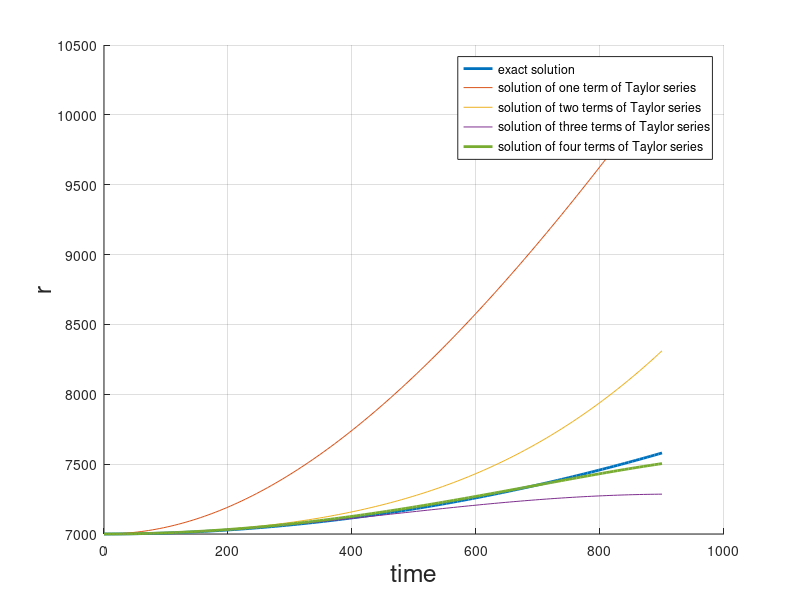
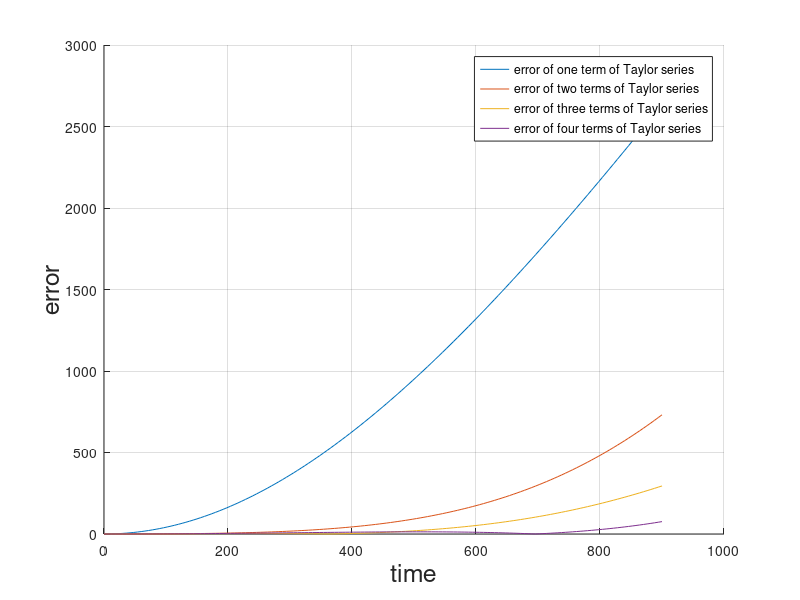

Write the MATLAB code that produced these figures, in order.
% this program is used for showing a satalite about the earth by lagrange apprach
close all; clear all; clc;
%% constants
mu=398600;
%% Intial condition
R{1}(1,:)=[7000,0,0];
V{1}(1,:)=[0,8.2663,0];
%% solution parameter
final=900;   % final time of soution
step=6;            % time step
%% exact solution
theta=linspace(0,0.3181*pi,length(0:step:final));
r_ex=334824e4/mu./(1+0.2*cos(theta));
%% solution by first term of lagrange apprach
tl1=0;
for l1=1:length(0:step:final)
    Rl1(l1,1:3)=R{1}(1,:)+V{1}(1,:)*tl1;
    tl1=tl1+step;
end
%% solution by two terms of lagrange apprach
tl2=0;
for l2=1:length(0:step:final)
    Rl2(l2,1:3)=R{1}(1,:)+V{1}(1,:)*tl2+(-mu/(norm(R{1}(1,:)))^3*R{1}(1,:))*tl2^2/2;
    tl2=tl2+step;
end
%% solution by three terms of lagrange apprach
tl3=0;
for l3=1:length(0:step:final)
    Rl3(l3,1:3)=R{1}(1,:)+V{1}(1,:)*tl3+0.5*-mu/(norm(R{1}(1,:)))^3*R{1}(1,:)*tl3^2+(-mu*V{1}(1,:)/norm(R{1}(1,:))^3+3*mu*dot(R{1}(1,:),V{1}(1,:))/norm(R{1}(1,:))^5*R{1}(1,:))*tl3^3/6;
    tl3=tl3+step;
end
%% solution by four terms of lagrange apprach
tl4=0;
for l4=1:length(0:step:final)
    Rl4(l4,1:3)=(1-mu/2/(norm(R{1}(1,:)))^3*tl4^2+mu/2/(norm(R{1}(1,:)))^5*dot(R{1}(1,:),V{1}(1,:))*tl4^3+mu/24*(-2*mu/(norm(R{1}(1,:)))^6+3*(norm(V{1}(1,:)))^2/(norm(R{1}(1,:)))^5-15*(dot(R{1}(1,:),V{1}(1,:)))^2/(norm(R{1}(1,:)))^7)*tl4^4)*R{1}(1,:)+(tl4-mu/6/(norm(R{1}(1,:)))^3*tl4^3+mu/4*dot(R{1}(1,:),V{1}(1,:))*tl4^4/(norm(R{1}(1,:)))^5)*V{1}(1,:);
    tl4=tl4+step;
end
%% plotting
%--------------------------------------------------------------------------------------------------------------------------------------------------------
figure(1);
set(gcf,'Color','w');
hold all;
plot(0:step:final,sqrt((r_ex.*cos(theta)).^2+(r_ex.*sin(theta)).^2),'LineWidth',2)
plot(0:step:final,sqrt(Rl1(:,1).^2+Rl1(:,2).^2),0:step:final,sqrt(Rl2(:,1).^2+Rl2(:,2).^2),0:step:final,sqrt(Rl3(:,1).^2+Rl3(:,2).^2),0:step:final,sqrt(Rl4(:,1).^2+Rl4(:,2).^2),'LineWidth',2);
grid on;
legend('exact solution','solution of one term of Taylor series','solution of two terms of Taylor series','solution of three terms of Taylor series','solution of four terms of Taylor series');
xlabel('time','Fontsize',18);
ylabel('r','Fontsize',18);
%--------------------------------------------------------------------------------------------------------------------------------------------------------
%% error plotting
%--------------------------------------------------------------------------------------------------------------------------------------------------------
er1=abs(sqrt(Rl1(:,1).^2+Rl1(:,2).^2)-r_ex');
er2=abs(sqrt(Rl2(:,1).^2+Rl2(:,2).^2)-r_ex');
er3=abs(sqrt(Rl3(:,1).^2+Rl3(:,2).^2)-r_ex');
er4=abs(sqrt(Rl4(:,1).^2+Rl4(:,2).^2)-r_ex');
figure(2);
hold all;
set(gcf,'Color','w');
plot(0:step:final,er1,0:step:final,er2,0:step:final,er3,0:step:final,er4);
grid on;
legend('error of one term of Taylor series','error of two terms of Taylor series','error of three terms of Taylor series','error of four terms of Taylor series');
xlabel('time','Fontsize',18);
ylabel('error','Fontsize',18);
%--------------------------------------------------------------------------------------------------------------------------------------------------------